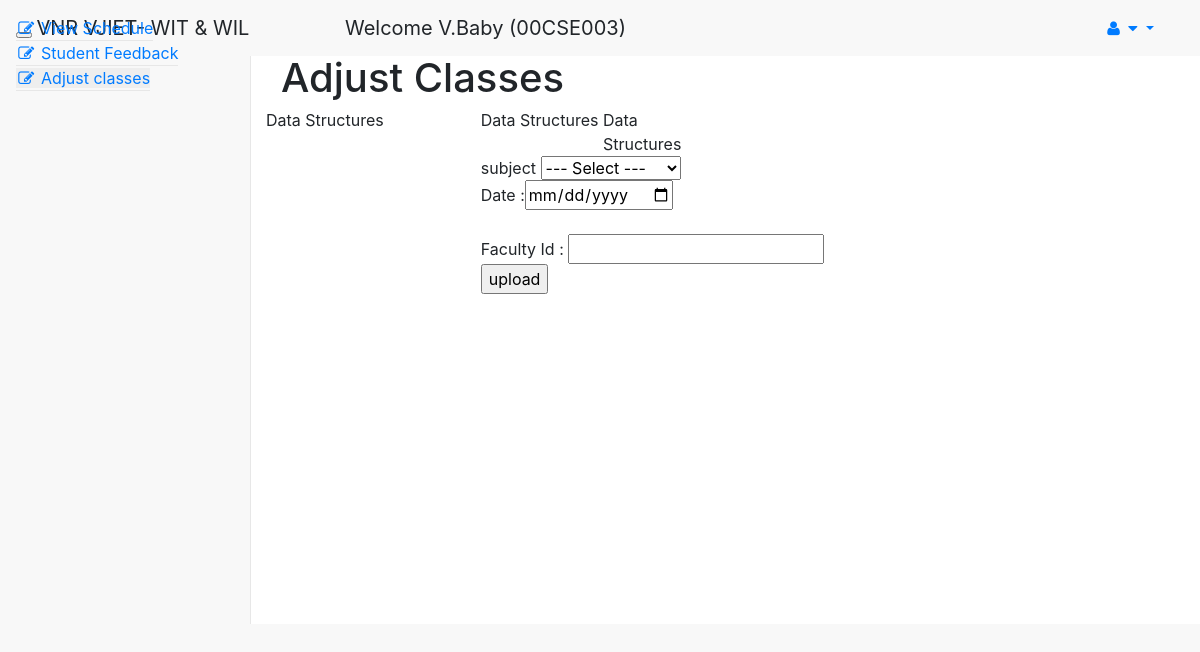
Screenshot of /fac/adjust_classes.php (signed in) with the database file from the repository.
### tables this page shows
CREATE TABLE `ttinfo` (
  `dept` varchar(10) NOT NULL,
  `academic_year` varchar(20) NOT NULL,
  `year` int(10) NOT NULL,
  `sem` int(10) NOT NULL,
  `sec` int(10) NOT NULL,
  `day` varchar(50) NOT NULL,
  `no_of_hours` int(10) NOT NULL,
  `subject` varchar(200) NOT NULL,
  `faculty_id` varchar(50) NOT NULL,
  `hour` varchar(30) NOT NULL
);

### fac/adjust_classes.php (the view, shortened to what this page needs)
<!DOCTYPE html>
<html lang="en">
<head>
    <link href="../vendor/bootstrap/css/bootstrap.min.css" rel="stylesheet">
    <link href="../vendor/metisMenu/metisMenu.min.css" rel="stylesheet">
    <link href="../dist/css/sb-admin-2.css" rel="stylesheet">
    <link href="../vendor/morrisjs/morris.css" rel="stylesheet">
    <link href="../vendor/font-awesome/css/font-awesome.min.css" rel="stylesheet" type="text/css">
</head>
<body>
    <div id="wrapper">
        <nav class="navbar navbar-default navbar-static-top" role="navigation" style="margin-bottom: 0">
            <div class="navbar-header">
                <button type="button" class="navbar-toggle" data-toggle="collapse" data-target=".navbar-collapse">
                </button>
                <a class="navbar-brand" >VNR VJIET- WIT & WIL &nbsp;&nbsp;&nbsp;&nbsp;&nbsp;&nbsp;&nbsp;&nbsp;&nbsp;&nbsp;&nbsp;&nbsp;&nbsp;&nbsp;&nbsp;&nbsp;Welcome <?php echo $_SESSION['user']; ?> (<?php echo $_SESSION['id']; ?>)</a>
            </div>
            <ul class="nav navbar-top-links navbar-right">
                <li class="dropdown">
                    <a class="dropdown-toggle" data-toggle="dropdown" href="#">
                        <i class="fa fa-user fa-fw"></i> <i class="fa fa-caret-down"></i>
                    </a>
                </li>
            </ul>
            <div class="navbar-default sidebar" role="navigation">
                <div class="sidebar-nav navbar-collapse">
                    <ul class="nav" id="side-menu">
                        <li>
                            <a href="view_schedule.php"><i class="fa fa-edit fa-fw"></i> View Schedule</a>
                        </li>
                        <li>
                            <a href="student_feedback.php"><i class="fa fa-edit fa-fw"></i> Student Feedback</a>
                        </li>
						<li>
                            <a href="adjust_classes.php"><i class="fa fa-edit fa-fw"></i> Adjust classes</a>
                        </li>
                    </ul>
                </div>
            </div>
        </nav>
        <div id="page-wrapper">
            <div class="row">
                <div class="col-lg-12">
                    <h1 class="page-header">Adjust Classes</h1>
                </div>
            </div>
					<?php
						$connect = mysqli_connect("localhost", "root", "", "timetable");
						$sql = "select * from ttinfo where faculty_id='".$_SESSION['id']."' and day='".date('l')."';";
						$result = mysqli_query($connect,$sql);
						while($row = mysqli_fetch_assoc($result)){
					?>
					<div class="row">
						<div class="col-lg-3 col-md-6">
							<div class="panel panel-info">
								<div class="panel-heading">
									<div class="row">
										<div class="col-xs-3">
											<div><?php echo $row['subject'];?></div>
										</div>
									</div>
								</div>
							</div>
						</div>
					<?php }					?>
					</div>
<form action="adjust_classes.php" method="post" >
subject
<select name="new" id="new">
<option value="">--- Select ---</option>
</select>
<br>
 <form id="form3" enctype="multipart/form-data" method="post" action="adjust_classes.php">
             Date :<input type="date"name="date">
			 <br>
			 <br>
			Faculty Id : <input type="textbox" name="text">
			<br>
			<button name="bttn"  >upload</button>
        </form>
</form>
				</div>
</body>
</html>

### rows the page displays
ttinfo: subject "Data Structures"
ttinfo: subject "Data Structures"
ttinfo: subject "Data Structures"

### other values shown
$_SESSION['user'] "V.Baby"
$_SESSION['id'] "00CSE003"
